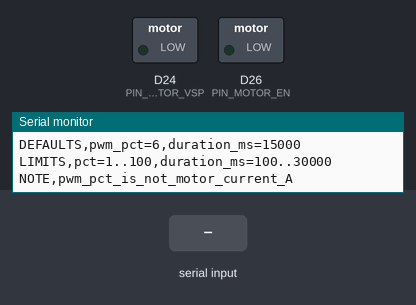
Recording of a sketch running on a simulated Arduino Due. Shown: switched loads named in the sketch (green lamp = pin HIGH), the last lines printed to the serial monitor. The inputs (shaded band) are chosen by the test bench.

Above: at 1.2 s.
1.3 s: "RUN\n" received over Serial
At 2.3 s:
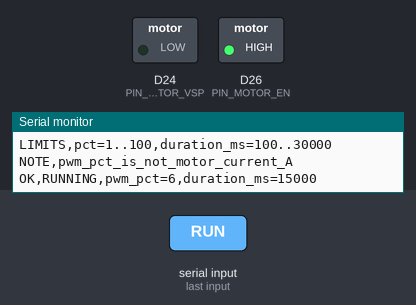
2.8 s: "SET\n" received over Serial
At 3.5 s:
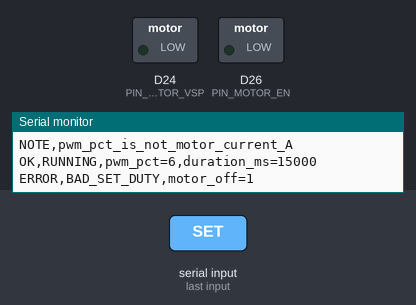
Timing chart, 0 to 5.8 s (numbered marks = the images above; inputs shaded):
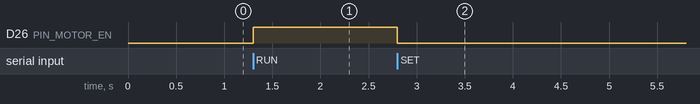

Measured:
- after the input at 1.3 s, D26 (PIN_MOTOR_EN): LOW → HIGH at once
- after the input at 2.8 s, D26 (PIN_MOTOR_EN): HIGH → LOW at once

The sketch:

vacuum_motor_single_test.ino
```cpp
/*
 * SAVER single vacuum-motor bench test for Teensy 4.1.
 *
 * Uses vacuum motor 1 only:
 *   VSP -> Teensy pin 24 (10 kHz PWM speed command)
 *   EN  -> Teensy pin 26 (HIGH run, LOW stop/brake candidate behavior)
 *   GND -> common signal ground
 *
 * The motor is OFF after boot. It starts only after an explicit RUN command,
 * and every run stops automatically after at most 30 seconds.
 *
 * Serial Monitor: 115200 baud, Newline or Both NL & CR
 *
 * Commands:
 *   RUN [duty_pct] [duration_ms]  - start; omitted values use defaults below
 *   SET <duty_pct>                - change PWM while already running
 *   STOP                          - PWM 0, then EN LOW
 *   STATUS
 *   HELP
 *
 * Examples:
 *   RUN                -> use DEFAULT_DUTY_PERCENT for DEFAULT_RUN_MS
 *   RUN 10             -> 10% duty for 5 seconds
 *   RUN 15 10000       -> 15% duty for 10 seconds
 *   SET 20             -> change the active run to 20% duty
 *   STOP
 *
 * Important: PWM duty is a speed/voltage command, not a current command.
 * This sketch has no current sensor and cannot regulate amperes. Set the real
 * current limit on the bench power supply and measure current externally.
 */

#include <Arduino.h>
#include <ctype.h>
#include <stdlib.h>
#include <string.h>

/* Current SAVER Teensy 4.1 outer-header pin assignment. */
constexpr uint8_t PIN_MOTOR_VSP = 24;
constexpr uint8_t PIN_MOTOR_EN = 26;

constexpr float PWM_FREQUENCY_HZ = 10000.0f;
constexpr uint8_t PWM_MAX = 255;

/* ==========================================================================
 * 사용자가 수정하는 부분
 *
 * 기본 듀티를 바꾸려면 아래 숫자 10만 1~100 사이로 수정한 뒤 다시 업로드하세요.
 * 예: 10% -> 20%로 바꾸려면 DEFAULT_DUTY_PERCENT = 20;
 * 기본 작동시간도 필요하면 DEFAULT_RUN_MS를 밀리초 단위로 수정할 수 있습니다.
 * ======================================================================== */
constexpr uint8_t DEFAULT_DUTY_PERCENT = 6;  // <<< 기본 PWM 듀티비: 여기 수정
constexpr uint32_t DEFAULT_RUN_MS = 15000;     // <<< 기본 작동시간: 5000 ms = 5초

constexpr uint32_t MIN_RUN_MS = 100;
constexpr uint32_t MAX_RUN_MS = 30000;
constexpr size_t COMMAND_BUFFER_SIZE = 64;
constexpr uint8_t MAX_SERIAL_BYTES_PER_LOOP = 32;

static_assert(DEFAULT_DUTY_PERCENT >= 1 && DEFAULT_DUTY_PERCENT <= 100,
              "DEFAULT_DUTY_PERCENT must be between 1 and 100");
static_assert(DEFAULT_RUN_MS >= MIN_RUN_MS && DEFAULT_RUN_MS <= MAX_RUN_MS,
              "DEFAULT_RUN_MS must be between MIN_RUN_MS and MAX_RUN_MS");

char g_commandBuffer[COMMAND_BUFFER_SIZE];
size_t g_commandLength = 0;
bool g_commandOverflow = false;

bool g_running = false;
uint8_t g_dutyPct = 0;
uint32_t g_runStartedMs = 0;
uint32_t g_runDurationMs = 0;

uint8_t dutyToPwm(uint8_t dutyPct) {
  return (uint8_t)(((uint16_t)dutyPct * PWM_MAX + 50U) / 100U);
}

void motorOff() {
  /* Remove the speed command first, then disable/brake the driver. */
  analogWrite(PIN_MOTOR_VSP, 0);
  digitalWrite(PIN_MOTOR_EN, LOW);
  g_running = false;
  g_dutyPct = 0;
  g_runStartedMs = 0;
  g_runDurationMs = 0;
}

void applyDuty(uint8_t dutyPct) {
  analogWrite(PIN_MOTOR_VSP, dutyToPwm(dutyPct));
  g_dutyPct = dutyPct;
}

void motorRun(uint8_t dutyPct, uint32_t durationMs) {
  motorOff();
  digitalWrite(PIN_MOTOR_EN, HIGH);
  applyDuty(dutyPct);
  g_runStartedMs = millis();
  g_runDurationMs = durationMs;
  g_running = true;
}

uint32_t remainingRunMs(uint32_t nowMs) {
  if (!g_running) return 0;
  const uint32_t elapsed = (uint32_t)(nowMs - g_runStartedMs);
  return elapsed >= g_runDurationMs ? 0 : g_runDurationMs - elapsed;
}

void printStatus() {
  Serial.print("STATUS,running=");
  Serial.print(g_running ? 1 : 0);
  Serial.print(",pwm_pct=");
  Serial.print(g_dutyPct);
  Serial.print(",pwm_raw=");
  Serial.print(dutyToPwm(g_dutyPct));
  Serial.print(",remaining_ms=");
  Serial.println(remainingRunMs(millis()));
}

void printHelp() {
  Serial.println("COMMANDS,RUN [pct] [duration_ms]|SET pct|STOP|STATUS|HELP");
  Serial.print("DEFAULTS,pwm_pct=");
  Serial.print(DEFAULT_DUTY_PERCENT);
  Serial.print(",duration_ms=");
  Serial.println(DEFAULT_RUN_MS);
  Serial.println("LIMITS,pct=1..100,duration_ms=100..30000");
  Serial.println("NOTE,pwm_pct_is_not_motor_current_A");
}

bool parseUnsigned(const char* text, uint32_t& value) {
  if (text == nullptr || *text == '\0' || *text == '-') return false;

  char* end = nullptr;
  const unsigned long parsed = strtoul(text, &end, 10);
  if (end == text || *end != '\0') return false;

  value = (uint32_t)parsed;
  return true;
}

bool noMoreTokens(char*& context) {
  return strtok_r(nullptr, " \t", &context) == nullptr;
}

void rejectAndStop(const char* reason) {
  motorOff();
  Serial.print("ERROR,");
  Serial.print(reason);
  Serial.println(",motor_off=1");
}

void handleRun(char*& context) {
  if (g_running) {
    rejectAndStop("ALREADY_RUNNING_USE_SET");
    return;
  }

  const char* dutyText = strtok_r(nullptr, " \t", &context);
  const char* durationText = strtok_r(nullptr, " \t", &context);
  uint32_t duty = DEFAULT_DUTY_PERCENT;
  uint32_t duration = DEFAULT_RUN_MS;

  if (dutyText != nullptr && !parseUnsigned(dutyText, duty)) {
    rejectAndStop("BAD_RUN_DUTY");
    return;
  }
  if (durationText != nullptr && !parseUnsigned(durationText, duration)) {
    rejectAndStop("BAD_RUN_DURATION");
    return;
  }
  if (!noMoreTokens(context) ||
      duty < 1U || duty > 100U ||
      duration < MIN_RUN_MS || duration > MAX_RUN_MS) {
    rejectAndStop("RUN_OUT_OF_RANGE");
    return;
  }

  motorRun((uint8_t)duty, duration);
  Serial.print("OK,RUNNING,pwm_pct=");
  Serial.print(duty);
  Serial.print(",duration_ms=");
  Serial.println(duration);
}

void handleSet(char*& context) {
  const char* dutyText = strtok_r(nullptr, " \t", &context);
  uint32_t duty = 0;

  if (!parseUnsigned(dutyText, duty) ||
      !noMoreTokens(context) ||
      duty > 100U) {
    rejectAndStop("BAD_SET_DUTY");
    return;
  }
  if (duty == 0U) {
    motorOff();
    Serial.println("OK,MOTOR_OFF");
    return;
  }
  if (!g_running) {
    rejectAndStop("NOT_RUNNING_USE_RUN");
    return;
  }

  applyDuty((uint8_t)duty);
  Serial.print("OK,DUTY_CHANGED,pwm_pct=");
  Serial.println(duty);
}

void handleCommand(char* line) {
  char* context = nullptr;
  char* command = strtok_r(line, " \t", &context);
  if (command == nullptr) return;

  for (char* p = command; *p != '\0'; ++p) {
    *p = (char)toupper((unsigned char)*p);
  }

  if (strcmp(command, "RUN") == 0) {
    handleRun(context);
  } else if (strcmp(command, "SET") == 0) {
    handleSet(context);
  } else if (strcmp(command, "STOP") == 0 && noMoreTokens(context)) {
    motorOff();
    Serial.println("OK,MOTOR_OFF");
  } else if (strcmp(command, "STATUS") == 0 && noMoreTokens(context)) {
    printStatus();
  } else if (strcmp(command, "HELP") == 0 && noMoreTokens(context)) {
    printHelp();
  } else {
    rejectAndStop("UNKNOWN_OR_MALFORMED_COMMAND");
  }
}

void pollSerial() {
  uint8_t processed = 0;
  while (Serial.available() > 0 && processed < MAX_SERIAL_BYTES_PER_LOOP) {
    ++processed;
    const char c = (char)Serial.read();
    if (c == '\r') continue;

    if (c == '\n') {
      if (g_commandOverflow) {
        rejectAndStop("COMMAND_TOO_LONG");
      } else if (g_commandLength > 0) {
        g_commandBuffer[g_commandLength] = '\0';
        handleCommand(g_commandBuffer);
      }
      g_commandLength = 0;
      g_commandOverflow = false;
      continue;
    }

    if (g_commandLength < COMMAND_BUFFER_SIZE - 1U) {
      g_commandBuffer[g_commandLength++] = c;
    } else {
      g_commandOverflow = true;
    }
  }
}

void enforceRunTimeout(uint32_t nowMs) {
  if (!g_running) return;
  if ((uint32_t)(nowMs - g_runStartedMs) < g_runDurationMs) return;

  motorOff();
  Serial.println("EVENT,RUN_TIMEOUT_MOTOR_OFF");
}

void setup() {
  /* Set LOW latches before making either control pin an output. */
  digitalWrite(PIN_MOTOR_VSP, LOW);
  digitalWrite(PIN_MOTOR_EN, LOW);
  pinMode(PIN_MOTOR_VSP, OUTPUT);
  pinMode(PIN_MOTOR_EN, OUTPUT);

  analogWriteResolution(8);
  analogWriteFrequency(PIN_MOTOR_VSP, PWM_FREQUENCY_HZ);
  motorOff();

  Serial.begin(115200);
  const uint32_t waitStartedMs = millis();
  while (!Serial && (uint32_t)(millis() - waitStartedMs) < 2000U) {
    /* Motor remains off while waiting briefly for USB Serial. */
  }

  Serial.println("SAVER_SINGLE_VACUUM_MOTOR_TEST_READY");
  Serial.println("PINS,VSP=24,EN=26,PWM_HZ=10000");
  Serial.println("SAFETY,motor_off_at_boot=1,max_run_ms=30000");
  printHelp();
}

void loop() {
  enforceRunTimeout(millis());
  pollSerial();
  enforceRunTimeout(millis());
}
```
